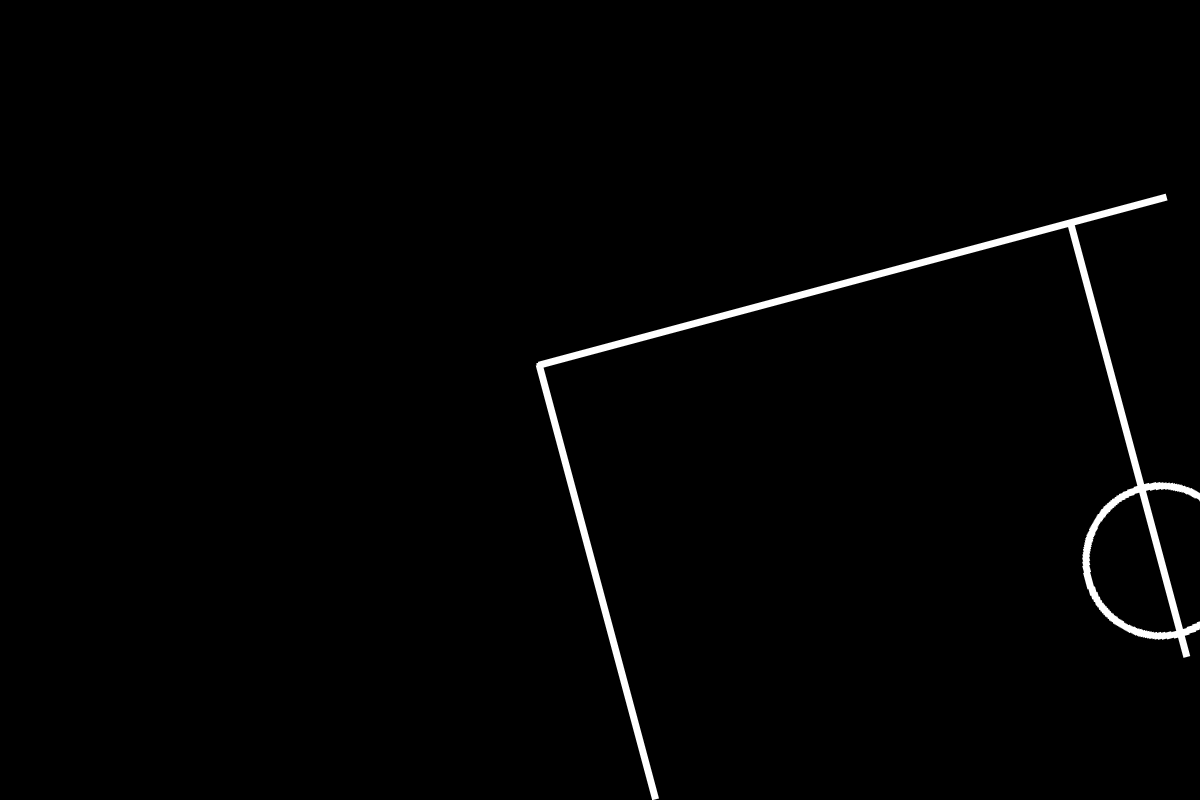
#> input picture src/vision_pkg/vision_pkg/maps/rotated_image.png, 1200 x 800 px, found by its file name
$ python localisation2.py
#> lines starting #> are read from the running program, lines starting #| are printed output that depends on the picture; after the words box and inside, x2 and y2 are one past the last pixel; in counts of white or black regions, pixels touching at a corner belong together
import cv2
import numpy as np
import matplotlib.pyplot as plt
import math
import itertools
import time

class Localizer:
    def __init__(self, gt_path, scale):
        """
        Initialize the Localizer by loading the ground truth image and computing its ORB keypoints and descriptors.
        """
        self.gt_path = gt_path
        self.threshold = 127
        self.scale = scale
        try:
            self.gt_img = self._load_image(gt_path, self.threshold)
            # Precompute the binary mask of the ground truth image for faster overlap scoring.
            self.gt_mask = (self.gt_img == 255)
            # Compute ORB features for the ground truth image.
            self.orb = cv2.ORB_create(100)
            self.kp_gt, self.des_gt = self.orb.detectAndCompute(self.gt_img, None)
            if self.des_gt is None:
                print("Warning: ORB failed to compute descriptors for ground truth image")
                self.is_initialized = False
            else:
                self.is_initialized = True
                print("ORB detected successfully")
        except Exception as e:
            print(f"Initialization failed: {e}")
            self.is_initialized = False

    @staticmethod
    def _load_image(path, threshold):
        img = cv2.imread(path, cv2.IMREAD_GRAYSCALE)
        if img is None:
            raise ValueError("Error loading image from path: {}".format(path))
        # Convert to binary image.
        _, binary = cv2.threshold(img, threshold, 255, cv2.THRESH_BINARY)
        return binary

    @staticmethod
    def compute_euclidean_transform(pt1_sensor, pt2_sensor, pt1_gt, pt2_gt):
        """
        Given two corresponding point pairs (from sensor and ground truth),
        compute the Euclidean transformation (rotation and translation).
        Returns:
          - warp_matrix: the 2x3 transformation matrix.
          - rotation: rotation angle in radians.
          - translation: (tx, ty)
        """
        vec_sensor = np.array(pt2_sensor) - np.array(pt1_sensor)
        vec_gt = np.array(pt2_gt) - np.array(pt1_gt)

        angle_sensor = math.atan2(vec_sensor[1], vec_sensor[0])
        angle_gt = math.atan2(vec_gt[1], vec_gt[0])

        theta = angle_gt - angle_sensor
        cos_val = math.cos(theta)
        sin_val = math.sin(theta)

        R = np.array([[cos_val, -sin_val],
                      [sin_val,  cos_val]])

        pt1_sensor_arr = np.array(pt1_sensor).reshape(2, 1)
        pt1_gt_arr = np.array(pt1_gt).reshape(2, 1)
        T = pt1_gt_arr - R @ pt1_sensor_arr

        warp_matrix = np.hstack([R, T])
        return warp_matrix, theta, (T[0,0], T[1,0])

    def compute_overlap_score(self, sensor_warped):
        """
        Computes an overlap score using the precomputed ground truth image.
        This version uses OpenCV's optimized bitwise_and for speed.
        """
        # Compute the overlap using cv2.bitwise_and. Since both images are binary (0 or 255),
        # the result will be 255 where both images have white pixels.
        overlap = cv2.bitwise_and(sensor_warped, self.gt_img)
        score = cv2.countNonZero(overlap)
        return score

    @staticmethod
    def normalize_angle(angle):
        """
        Normalize angle to be in the range [-pi, pi]
        """
        while angle > math.pi:
            angle -= 2 * math.pi
        while angle < -math.pi:
            angle += 2 * math.pi
        return angle

    @staticmethod
    def angle_distance(angle1, angle2):
        """
        Calculate the minimum angular distance between two angles in radians,
        considering the cyclic nature of angles.
        """
        # Normalize angles to [-pi, pi]
        angle1 = Localizer.normalize_angle(angle1)
        angle2 = Localizer.normalize_angle(angle2)

        # Calculate direct distance
        diff = abs(angle1 - angle2)

        # Return the smaller of direct distance or going the other way around the circle
        return min(diff, 2 * math.pi - diff)

    @staticmethod
    def recover_transformations_from_matches(kp_gt, kp_sensor, good_matches, gt_img, sensor_img, compute_score_fn, center, bot_pos, bot_angle_rad, pos_range, angle_range_rad):
        """
        For every combination of two matches, compute the candidate Euclidean transformation, its
        overlap score, and the robot position (by warping the sensor center).
        Returns a list of candidate dictionaries.

        Args:
            bot_angle_rad: The current robot angle in radians
            angle_range_rad: The acceptable angle range in radians
        """
        candidate_transforms = []
        # Define sensor center for transformation (3x1 vector).
        sensor_center = np.array([center[0], center[1], 1]).reshape(3, 1)

        for m1, m2 in itertools.combinations(good_matches, 2):
            pt1_gt = kp_gt[m1.queryIdx].pt
            pt2_gt = kp_gt[m2.queryIdx].pt

            pt1_sensor = kp_sensor[m1.trainIdx].pt
            pt2_sensor = kp_sensor[m2.trainIdx].pt

            # Skip degenerate cases.
            if np.linalg.norm(np.array(pt2_sensor) - np.array(pt1_sensor)) < 1e-6:
                continue

            warp_matrix, rotation_rad, translation = Localizer.compute_euclidean_transform(
                pt1_sensor, pt2_sensor, pt1_gt, pt2_gt)

            # Compute robot ground position by warping the sensor center.
            warp_3x3 = np.vstack([warp_matrix, [0, 0, 1]])
            robot_ground = warp_3x3 @ sensor_center
            robot_ground = robot_ground.flatten()[:2]
            robot_ground[0] -= center[0]
            robot_ground[1] = center[1] - robot_ground[1]

            # Calculate heading in radians (negate rotation for correct heading)
            heading_rad = -rotation_rad

            # Calculate position distance
            pos_distance = math.sqrt((bot_pos[0] - robot_ground[0])**2 + (bot_pos[1] - robot_ground[1])**2)

            # Try both possible angle interpretations to find which one is closer to bot_angle
            # Calculate angular distance using custom function
            angle_distance = Localizer.angle_distance(bot_angle_rad, heading_rad)

            # Check if either the original heading or the complementary heading falls within range
            if (pos_distance < pos_range) and (angle_distance < angle_range_rad):
                sensor_warped = cv2.warpAffine(sensor_img, warp_matrix, (gt_img.shape[1], gt_img.shape[0]),
                                          flags=cv2.INTER_LINEAR)
                score = compute_score_fn(sensor_warped)

                candidate_transforms.append({
                    'warp_matrix': warp_matrix,
                    'rotation_rad': rotation_rad,
                    'translation': translation,
                    'match_pair': (m1, m2),
                    'score': score,
                    'robot_ground': robot_ground,  # New field storing bot position.
                    'robot_heading_rad': heading_rad
                })

        return candidate_transforms

    def localize(self, sensor_img, num_good_matches=5, center=None, plot_mode='none', bot_pos=None, bot_angle_rad=None, pos_range=None, angle_range_rad=None):
        """
        Perform localization using ORB feature matching between the sensor image and the ground truth.

        Args:
            sensor_img: Grayscale (or binary) sensor image.
            num_good_matches: Number of top matches to use.
            center: The (x, y) center point in the sensor image (default: image center).
            plot_mode: 'multiple' to plot top10 candidate overlays, 'best' to show only the best candidate overlay,
                       or 'none' for no plotting.
            bot_pos: Current estimated robot position (x, y) for filtering
            bot_angle_rad: Current estimated robot angle in radians for filtering
            pos_range: Maximum acceptable position deviation
            angle_range_rad: Maximum acceptable angle deviation in radians

        Returns:
            A tuple:
              (tx_cartesian, ty_cartesian, heading_rad, score, time_taken, best_warp)
            where heading_rad is in radians and tx_cartesian, ty_cartesian gives robot position.
            Or None if localization fails.
        """
        # Check if the localizer was properly initialized
        if not self.is_initialized:
            print("Localizer was not properly initialized. Returning None.")
            return None

        start_time = time.time()
        candidate_transforms = []
        bot_pos_scaled = (bot_pos[0]*self.scale, bot_pos[1]*self.scale)
        pos_range_scaled = pos_range*self.scale

        try:
            # Compute ORB features for the sensor image.
            kp_sensor, des_sensor = self.orb.detectAndCompute(sensor_img, None)
            if des_sensor is None or self.des_gt is None:
                print("ORB failed to compute descriptors for one of the images. Returning None.")
                return None

            # Brute-force matching.
            bf = cv2.BFMatcher(cv2.NORM_HAMMING, crossCheck=True)
            matches = bf.match(self.des_gt, des_sensor)
            if not matches:
                print("No matches found between the images. Returning None.")
                return None

            matches = sorted(matches, key=lambda x: x.distance)
            good_matches = matches[:min(num_good_matches, len(matches))]

            # Define sensor center if not provided.
            h, w = sensor_img.shape
            if center is None:
                center = (w // 2, h // 2)

            # Recover candidate transformations along with robot position.
            candidate_transforms = Localizer.recover_transformations_from_matches(
                self.kp_gt, kp_sensor, good_matches, self.gt_img, sensor_img,
                self.compute_overlap_score, center, bot_pos_scaled, bot_angle_rad,
                pos_range_scaled, angle_range_rad)

            if len(candidate_transforms) == 0:
                print("No valid candidate transformations could be computed. Returning None.")
                return None

            # Choose the best candidate (highest overlap score).
            candidate_transforms.sort(key=lambda x: x['score'], reverse=True)
            best_candidate = candidate_transforms[0]
            best_warp = best_candidate['warp_matrix']
            best_score = best_candidate['score']
            best_position = best_candidate['robot_ground']
            heading_rad = best_candidate['robot_heading_rad']

            time_taken = time.time() - start_time

            # Plotting options.
            if plot_mode == 'multiple':
                # Only plot the top 10 candidates.
                self.plot_candidates(sensor_img, candidate_transforms[:10])
            elif plot_mode == 'best':
                self.plot_best(sensor_img, best_warp, best_position, heading_rad, center)

            return (best_position[0]/self.scale, best_position[1]/self.scale, heading_rad, best_score, time_taken, best_warp)

        except Exception as e:
            print(f"Localization failed: {e}")
            return None

    def plot_candidates(self, sensor_img, candidate_transforms):
        """
        Plot multiple candidate overlays in a grid.
        Only the top 10 candidates are plotted.
        """
        num_candidates = len(candidate_transforms)
        cols = min(5, num_candidates)
        rows = (num_candidates + cols - 1) // cols

        plt.figure(figsize=(15, 3 * rows))
        for idx, cand in enumerate(candidate_transforms):
            warp_matrix = cand['warp_matrix']
            sensor_warped = cv2.warpAffine(sensor_img, warp_matrix, (sensor_img.shape[1], sensor_img.shape[0]),
                                           flags=cv2.INTER_LINEAR)
            # Create composite overlay: sensor image in red on top of the ground truth image.
            composite = cv2.cvtColor(self.gt_img, cv2.COLOR_GRAY2BGR)
            mask = sensor_warped > 0
            composite[mask] = [0, 0, 255]
            plt.subplot(rows, cols, idx+1)
            plt.imshow(composite)
            plt.title("Cand {}:\nScore={}\nRot={:.1f}°\nRobot Pos=({:.1f}, {:.1f})".format(
                idx, cand['score'], math.degrees(cand['rotation_rad']),
                cand['robot_ground'][0]/self.scale, cand['robot_ground'][1]/self.scale))
            plt.axis('off')
        plt.tight_layout()
        plt.show()

    # [45 lines left out: function plot_best, not called in this run]

# ---------------------------
# Example Usage (when running this file directly)
# ---------------------------
if __name__ == '__main__':
    # File paths.
    gt_path = 'src/vision_pkg/vision_pkg/maps/robocup_field.png'
    sensor_path = 'src/vision_pkg/vision_pkg/maps/rotated_image.png'

    try:
        # Load sensor image in grayscale.
        sensor_img = cv2.imread(sensor_path, cv2.IMREAD_GRAYSCALE)
#> sensor_img is the input picture: shape (800, 1200); min 0, max 255, mean 3.4
        if sensor_img is None:
            raise ValueError("Error loading sensor image. Check the file path.")

        height, width = sensor_img.shape
        center = (width // 2, height // 2)

        # Create an instance of Localizer.
        loc = Localizer(gt_path=gt_path, scale=40)
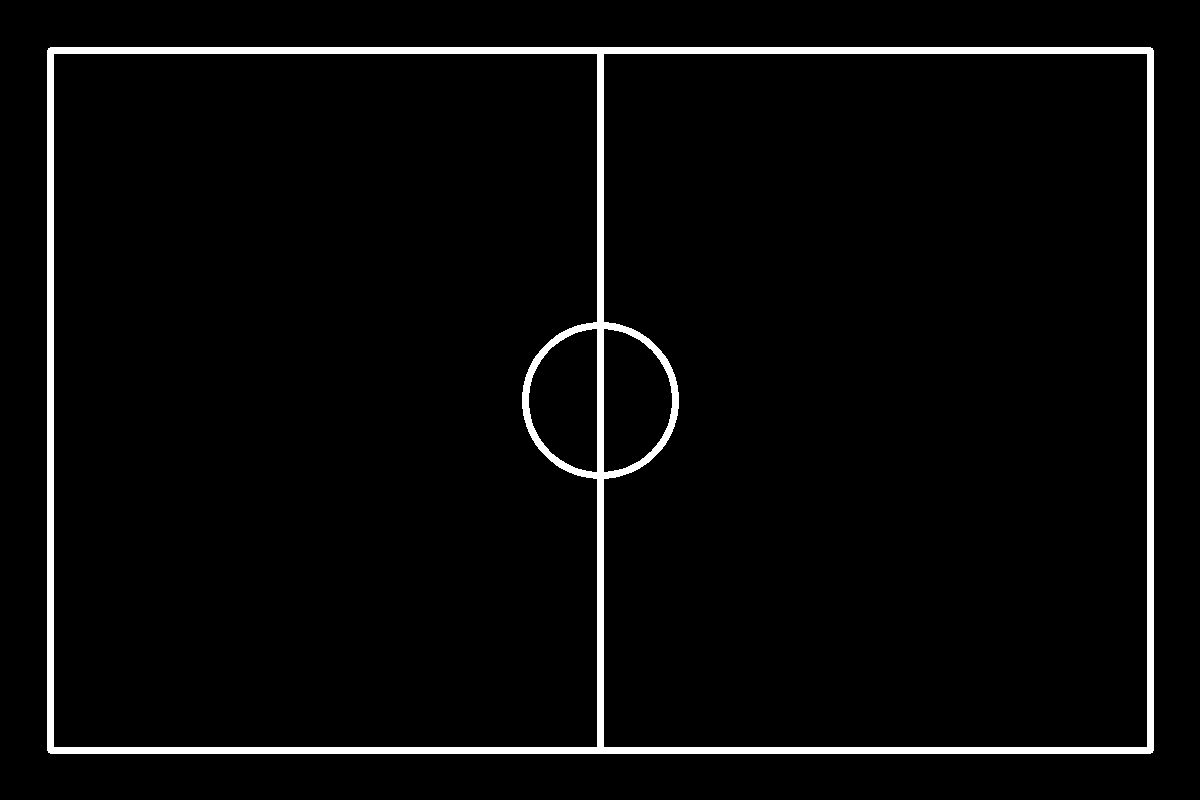
#> input picture src/vision_pkg/vision_pkg/maps/robocup_field.png, 1200 x 800 px, found by its file name
#> in __init__, `self.kp_gt, self.des_gt = self.orb.detectAndCompute(self.gt_img, None)`: self.kp_gt = 93 keypoints; strongest (x, y, size): (1145, 745, 37.2), (606, 331, 92.6), (605, 331, 77.1), (606, 466, 92.6)

        # Convert degrees to radians for input
        bot_pos = (-0/loc.scale, 300/loc.scale)
        bot_angle_rad = math.radians(-15)  # -15 degrees in radians
        pos_range = 15
        angle_range_rad = math.radians(20)  # 20 degrees in radians

        # Perform localization.
        # Choose plot_mode 'multiple' for candidate overlays or 'best' for the best candidate display.
        result = loc.localize(sensor_img, num_good_matches=15, center=center,
                             plot_mode='multiple', bot_pos=bot_pos,
                             bot_angle_rad=bot_angle_rad, pos_range=pos_range,
                             angle_range_rad=angle_range_rad)
#> in localize, `kp_sensor, des_sensor = self.orb.detectAndCompute(sensor_img, None)`: kp_sensor = 100 keypoints; strongest (x, y, size): (545, 368, 77.1), (537, 366, 77.1), (1147, 492, 31), (1078, 227, 92.6)
#> in localize, `matches = bf.match(self.des_gt, des_sensor)`: matches = 27 matches
#> in localize, `good_matches = matches[:min(num_good_matches, len(matches))]`: good_matches = 15 matches
#> the loop in recover_transformations_from_matches, `for m1, m2 in itertools.combinations(good_matches, 2):` made 105 passes
#> (vec_sensor in compute_euclidean_transform, vec_gt in compute_euclidean_transform, angle_sensor in compute_euclidean_transform, angle_gt in compute_euclidean_transform, theta in compute_euclidean_transform, cos_val in compute_euclidean_transform) on passes 15, 18, 20, 21: ([627, 276], [626, 378], 0.415, 0.543, 0.129, 0.992), ([575.1, 248.7], [503.6, 300.4], 0.408, 0.538, 0.13, 0.992), ([8.32, 5.06], [1095.9, 696.8], 0.547, 0.566, 0.0196, 1), ([598.7, 120.8], [546.7, 271.7], 0.199, 0.461, 0.262, 0.966)
#> after the loop in recover_transformations_from_matches, `for m1, m2 in itertools.combinations(good_matches, 2):`:
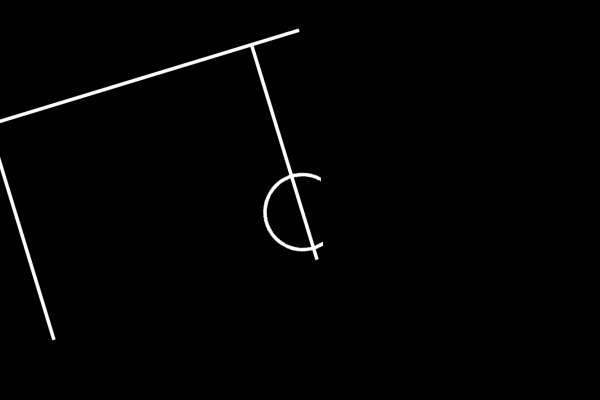
#> sensor_warped: shape (800, 1200) (shown at 1/2 size); min 0, max 255, mean 3.2
#> the loop in plot_candidates, `for idx, cand in enumerate(candidate_transforms):` made 10 passes
#> pass 1, in plot_candidates, `mask = sensor_warped > 0`:
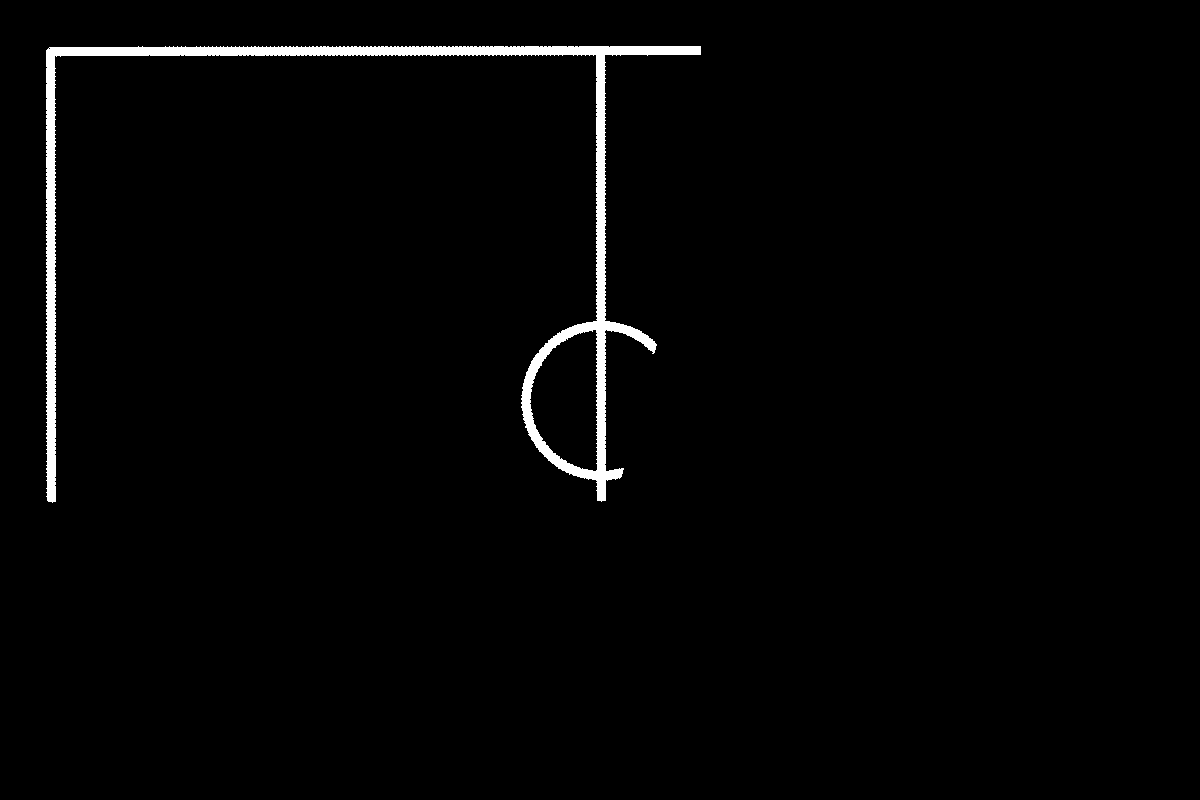
#> mask: shape (800, 1200) bool; 1.8% white; 1 white region, box (x1, y1, x2, y2) and area: (46, 46, 701, 503) 16953
#> after the loop in plot_candidates, `for idx, cand in enumerate(candidate_transforms):`:
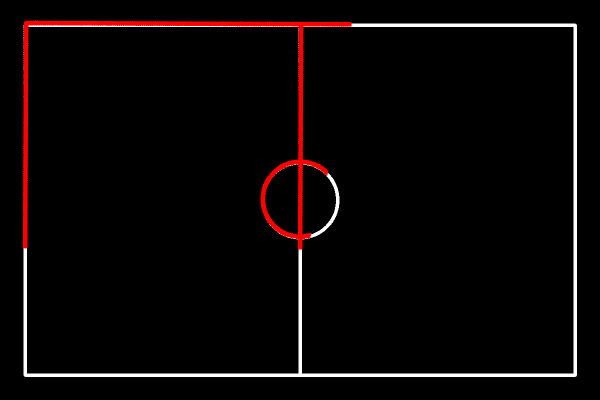
#> composite: shape (800, 1200, 3) (shown at 1/2 size); mean B, G, R 5.8, 5.8, 10.3
#> in plot_candidates, `plt.show()`:
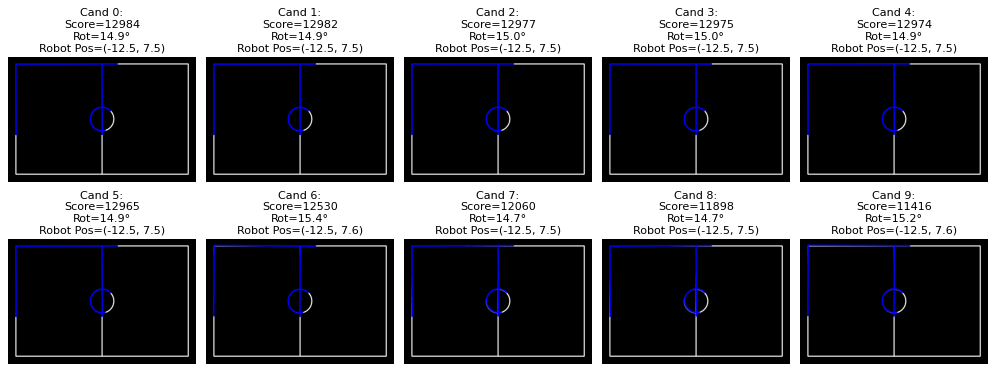
#> figure drawn by matplotlib, 10 panels; B, G, R data is drawn as R, G, B

        if result is None:
            print("Localization failed.")
        else:
            tx_cartesian, ty_cartesian, heading_rad, score, time_taken, warp_matrix = result
            print("Estimated robot translation (Cartesian): ({:.2f}, {:.2f})".format(tx_cartesian, ty_cartesian))
#| Estimated robot translation (Cartesian): (-12.50, 7.47)
            print("Robot heading (radians): {:.4f}".format(heading_rad))
#| Robot heading (radians): -0.2601
            print("Robot heading (degrees): {:.2f}".format(math.degrees(heading_rad)))
#| Robot heading (degrees): -14.90
            print("Overlap score: {:.2f}".format(score))
#| Overlap score: 12984.00
            print("Time taken: {:.2f} seconds".format(time_taken))
#| Time taken: 0.14 seconds

    except Exception as e:
        print(f"Error in main: {e}")
